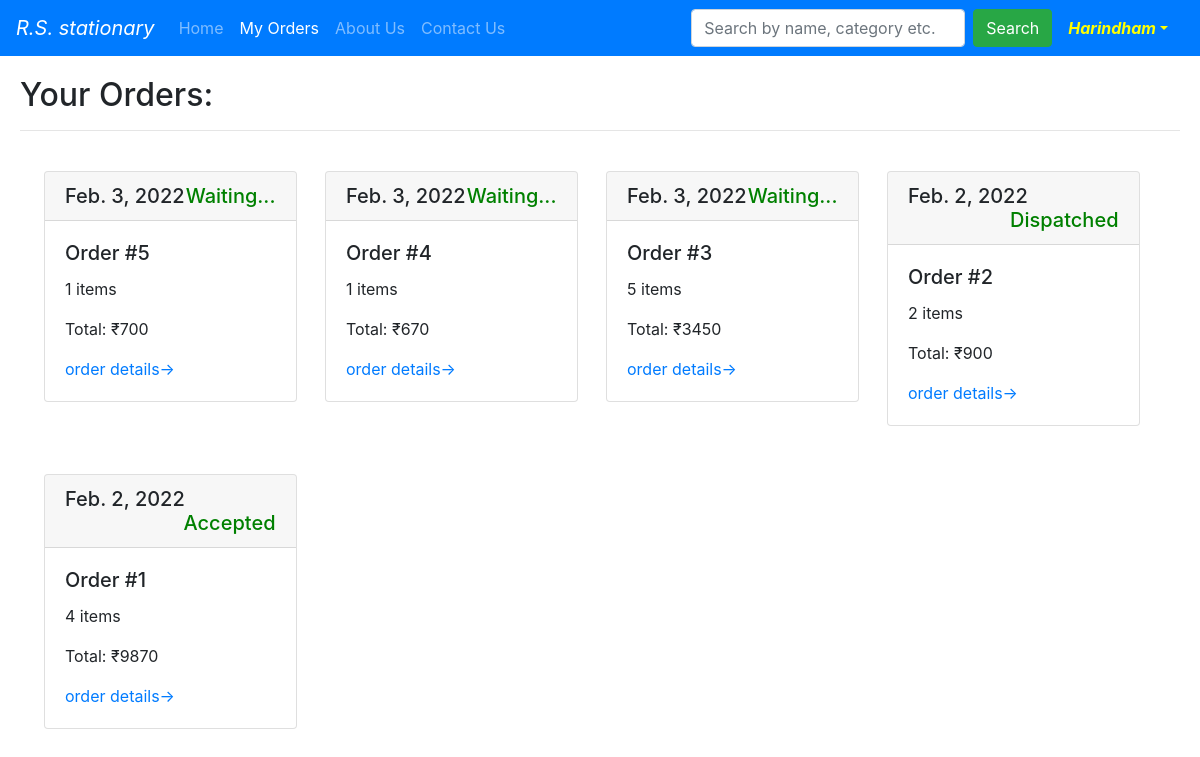
Before: /myorders (signed in) with the older database file.
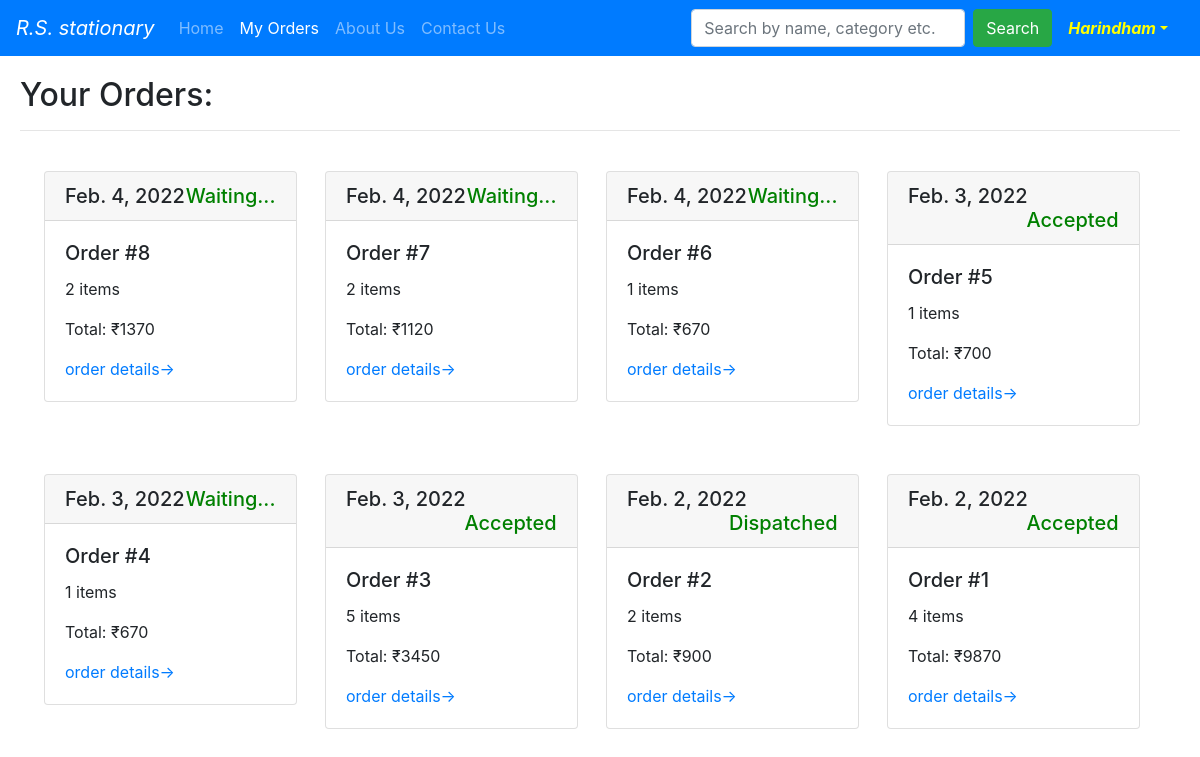
After: the same page with the newer database file.
### blog/models.py (models this page shows)
class Order(models.Model):
    email = models.EmailField(max_length = 254)
    itemdetails = models.TextField()
    firstname = models.CharField(max_length=100)
    lastname = models.CharField(max_length=100)
    address = models.TextField()
    phonenumber = models.IntegerField()
    totalprice = models.IntegerField()
    noofitems = models.IntegerField()
    status = models.CharField(max_length=100)
    timeoforder = models.DateField(auto_now_add=True)

### blog/views.py (the view)
# urls.py: path('myorders',views.myorders,name='blog-myorders'),
def myorders(request):
    allorders=Order.objects.filter(email=request.user.email).order_by('-id')
    dic={}
    for index in allorders:
        dic[index.id]=json.loads(index.itemdetails)
    print(dic)
    return render(request,'myorders.html',{'allorders':allorders,'dic':dic})

### templates/myorders.html (shortened to what this page needs)
{% extends 'base.html' %}
    {% block activemyorders %} active {% endblock %}
{% block body %}
<div id="main-content">
    <h2>Your Orders:</h2>
    <hr>
    <div class="container-fluid">
    {% for order in allorders %}
        <div class="col-xs-3 col-sm-3 col-md-3">
            <div class="card my-4">
                <h5 class="card-header">{{order.timeoforder}}<span id="orderstatus_{{order.id}}" style="float:right; color: green;">{{order.status}}</span></h5>
                <div class="card-body">
                <h5 class="card-title">Order #{{order.id}}</h5>
                <p class="card-text">{{order.noofitems}} items</p>
                <p class="card-text">Total: &#8377;{{order.totalprice}}</p>
                <a href="#" class="">order details&#8594;</a>
                </div>
            </div>
        </div>
    {% endfor %}
    </div>
</div>
{% endblock %}

Changed rows visible on the page:
added Order: timeoforder "Feb. 4, 2022", status "Waiting...", id "8", noofitems "2", totalprice "1370"
added Order: timeoforder "Feb. 4, 2022", status "Waiting...", id "7", noofitems "2", totalprice "1120"
added Order: timeoforder "Feb. 4, 2022", status "Waiting...", id "6", noofitems "1", totalprice "670"
changed Order id 5: status "Waiting..." → "Accepted"
changed Order id 3: status "Waiting..." → "Accepted"
